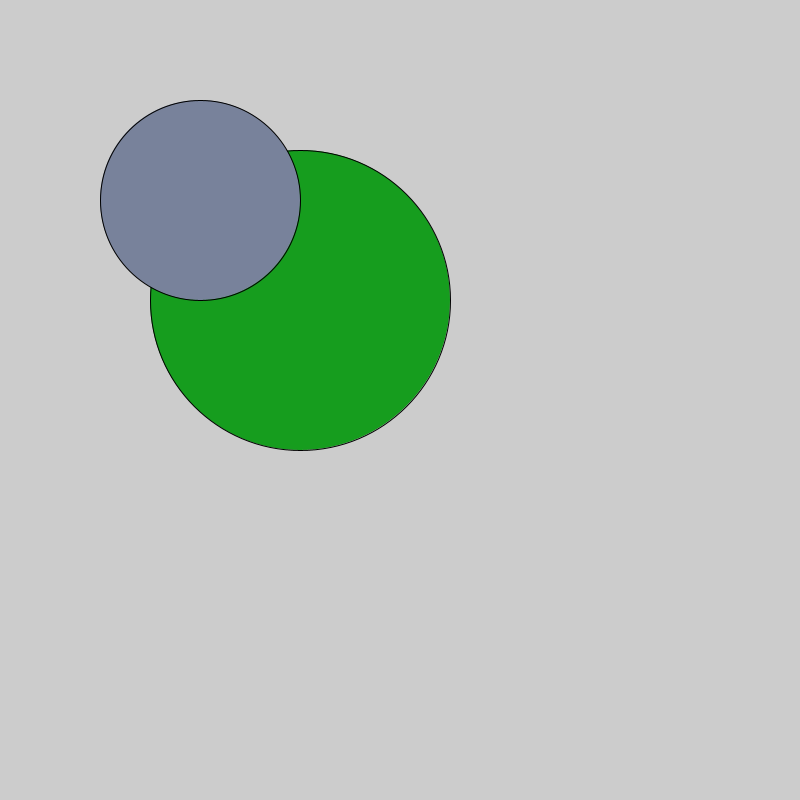
Frame 1 (no input)
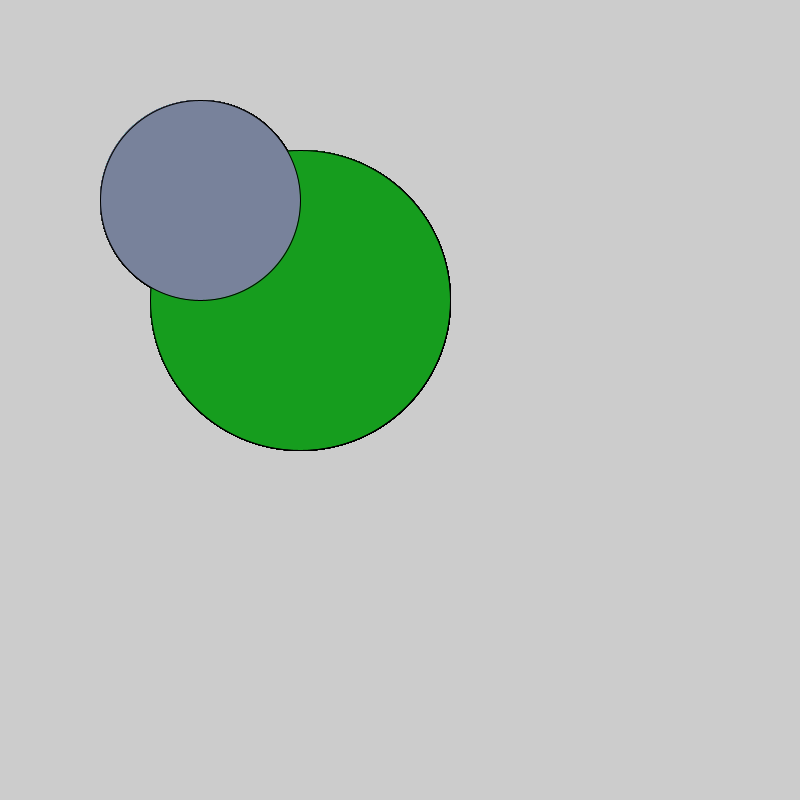
Frame 60 (the mouse pressed at the canvas centre just before this capture)
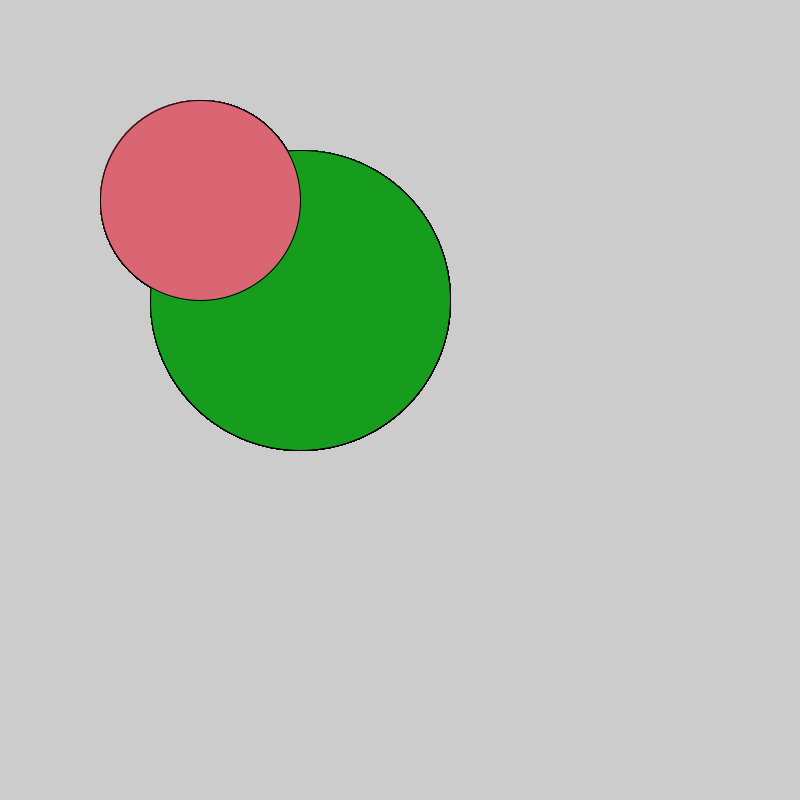
Frame 120 (the mouse held since frame 60 and released just before this capture)

The Processing sketch that drew these frames (run headless with seeded random() and noise(); from frame 60 on, the mouse is pressed at the canvas centre):

// Processing sketch: LogicalDot
// ── LogicalDot.pde
void setup(){
  size(800,800);
}
void draw(){
  fill(#169D1E);
  ellipse(300,300,300,300);
if(mousePressed){
fill(#DB6673);
}
else{
  fill(#78829B);
}
ellipse(200,200,200,200);
}
